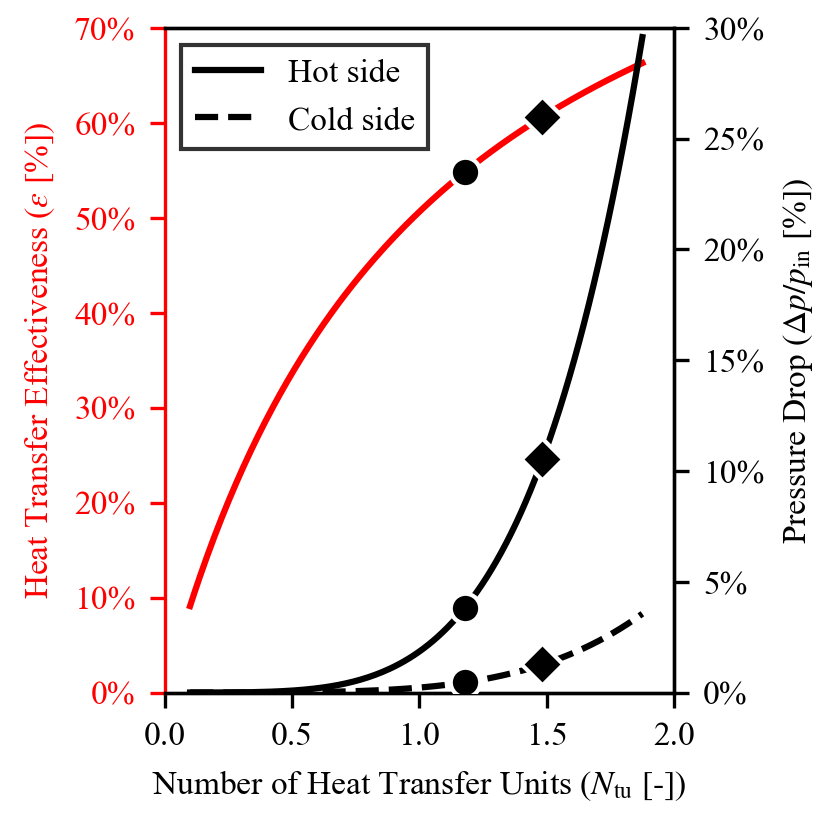

Recreate this plot in Python.
import os

import matplotlib.pyplot as plt
import numpy as np
import xflow
from xflow import calculate_pressure_drop_ratio, create_plot

save_dir = os.path.dirname(os.path.abspath(__file__))

# Helicopter defaults (hardcoded from xflow.py)
DEFAULT_PRESSURE_DROP_ASSUMPTION = "inlet_density"
DEFAULT_C_COLD_OVER_C_HOT = 0.95  # C_cold / C_hot
DEFAULT_D_R = 0.44
DEFAULT_G2_H = 2e-2
DEFAULT_ST_OVER_F = 0.4  # Assumed same for both fluids
DEFAULT_F_C_OVER_F_H = 1.0  # f_c/f_h
DEFAULT_T = 1.7  # 980/576
DEFAULT_T_DEAD_OVER_T_COLD_IN = 0.52  # 300/576
DEFAULT_P_COLD_IN_OVER_P_HOT_IN = 7.2
DEFAULT_P_HOT_IN_OVER_P_DEAD = 1.03
DEFAULT_P_DEAD_OVER_P_HOT_IN = 1.0 / DEFAULT_P_HOT_IN_OVER_P_DEAD
DEFAULT_GAMMA = 1.4
TARGET_EPS = 0.6
NTU_MATCH = 1.479  # From Helicopter case in xflow.py
DEFAULT_NTU_MAX = 2.0
SHOW_CUBIC = True

# For inlet_density assumption
DEFAULT_MOLAR_MASS_RATIO = 1.0  # M_cold / M_hot (cold/hot) - default when not specified
DEFAULT_A_R = 1.0  # A_r (cold/hot) - default when not specified

DEFAULT_DP_MAX = 0.3

# Single g^2 value for plotting
PLOT_TRIPLE_G2 = None


def save_figures(
    c_cold_over_c_hot,
    st_over_f,
    f_c_over_f_h,
    d_r,
    g2_h,
    dp_max=DEFAULT_DP_MAX,
    base_name="fig5a",
    t=DEFAULT_T,
    t_dead_over_t_cold_in=DEFAULT_T_DEAD_OVER_T_COLD_IN,
    p_cold_in_over_p_hot_in=DEFAULT_P_COLD_IN_OVER_P_HOT_IN,
    p_dead_over_p_hot_in=DEFAULT_P_DEAD_OVER_P_HOT_IN,
    gamma=DEFAULT_GAMMA,
    pressure_drop_assumption=DEFAULT_PRESSURE_DROP_ASSUMPTION,
    molar_mass_ratio=DEFAULT_MOLAR_MASS_RATIO,
    a_r=DEFAULT_A_R,
):
    """
    Save figures as SVG, TIFF, and HD PNG for conventional framework (left subplot from newfig4).
    Shows epsilon and pressure drops.
    """
    # Set font sizes to match Word (10pt = 10 points)
    font_size = 8
    plt.rcParams.update(
        {
            "font.family": "serif",
            "font.serif": ["Times New Roman"],
            "font.size": font_size,
            "mathtext.fontset": "stix",
            "axes.titlesize": font_size,
            "axes.labelsize": font_size,
            "xtick.labelsize": font_size,
            "ytick.labelsize": font_size,
            "legend.fontsize": font_size,
            "figure.titlesize": font_size,
        }
    )

    # Set SHOW_CUBIC and NTU_MATCH in xflow module before calling create_plot
    xflow.SHOW_CUBIC = SHOW_CUBIC
    xflow.NTU_MATCH = NTU_MATCH

    # Calculate pressure drop ratio based on assumption
    sigma_r = d_r * a_r if a_r is not None else None
    pressure_drop_ratio = calculate_pressure_drop_ratio(
        pressure_drop_assumption, c_cold_over_c_hot, t, d_r, molar_mass_ratio, sigma_r, p_cold_in_over_p_hot_in
    )

    # Create figure with single subplot (match fig2a: triple column 7.1 cm width)
    fig, ax = plt.subplots(1, 1, figsize=(7.1 / 2.54, 7 / 2.54))
    ax_twin = ax.twinx()  # Will be used but both pressure drops go on left axis

    # Plot epsilon and both pressure drops; capture line_eps for styling and markers
    line_eps, _, ax, ax_twin = create_plot(
        c_cold_over_c_hot,
        st_over_f,
        f_c_over_f_h,
        d_r,
        g2_h,
        ntu_max=2.0,  # NTU 0-2
        dp_max=dp_max,
        ax=ax,
        ax_twin=ax_twin,
        plot_triple_g2=PLOT_TRIPLE_G2,
        framework="conventional",
        t=t,
        t_dead_over_t_cold_in=t_dead_over_t_cold_in,
        p_cold_in_over_p_hot_in=p_cold_in_over_p_hot_in,
        p_dead_over_p_hot_in=p_dead_over_p_hot_in,
        gamma=gamma,
        pressure_drop_percent_ratio_cold_over_hot=pressure_drop_ratio,
    )
    # Remove title if present
    ax.set_title("")

    # Remove grey vertical line at NTU_MATCH (drawn by xflow when SHOW_CUBIC is True)
    for line in list(ax.get_lines()):
        x_data = line.get_xdata()
        if len(x_data) >= 2 and np.allclose(x_data, x_data[0]):
            line.remove()
            break

    # Remove existing legends (keep pressure drop on right axis, match fig2a)
    legend1 = ax.get_legend()
    if legend1:
        legend1.remove()
    legend1_twin = ax_twin.get_legend()
    if legend1_twin:
        legend1_twin.remove()

    # Left axis red like fig2a: epsilon line and axis
    line_eps.set_color("r")
    ax.spines["left"].set_color("r")
    ax.yaxis.label.set_color("r")
    ax.tick_params(axis="y", colors="r")

    # Pressure drop lines: both black, hot solid and cold dashed; legend Hot side / Cold side
    lines_dp = ax_twin.get_lines()
    if len(lines_dp) >= 2:
        lines_dp[0].set_color("k")
        lines_dp[0].set_linestyle("-")
        lines_dp[1].set_color("k")
        lines_dp[1].set_linestyle("--")
        ax.legend(
            handles=lines_dp,
            labels=["Hot side", "Cold side"],
            loc="upper left",
            # bbox_to_anchor=(1.0, 0.5),
            frameon=True,
            facecolor="white",
            edgecolor="black",
            fancybox=False,
        )

    # Set x-axis limits to 0-2 and labels to match fig2a
    ax.set_xlim(0, 2)
    ax.set_ylim(0, 0.7)
    ax.set_xlabel(r"Number of Heat Transfer Units ($N_\mathrm{tu}$ [-])")
    ax.set_ylabel(r"Heat Transfer Effectiveness ($\varepsilon$ [%])")
    ax_twin.set_ylabel(r"Pressure Drop ($\Delta p/p_{\mathrm{in}}$ [%])")

    # NTU reference and optimum values
    NTU_REF = 1.48
    NTU_OPT = 1.18

    # Markers only on the epsilon curve (not on axvline – that was causing the 4th grey x)
    x_eps = np.array(line_eps.get_xdata())
    y_eps = np.array(line_eps.get_ydata())
    idx_ref = (np.abs(x_eps - NTU_REF)).argmin()
    ax.scatter(NTU_REF, y_eps[idx_ref], marker="D", color="white", zorder=10, s=50, facecolor="black")
    idx_opt = (np.abs(x_eps - NTU_OPT)).argmin()
    ax.scatter(NTU_OPT, y_eps[idx_opt], marker="o", color="white", zorder=10, s=50, facecolor="black")

    # Same markers on right-axis (pressure drop) lines only (hot and cold, not other artists)
    for line in lines_dp:
        x_data = np.array(line.get_xdata())
        y_data = np.array(line.get_ydata())
        idx_ref = (np.abs(x_data - NTU_REF)).argmin()
        y_ref = y_data[idx_ref]
        ax_twin.scatter(NTU_REF, y_ref, marker="D", color="white", zorder=10, s=50, facecolor="black")
        idx_opt = (np.abs(x_data - NTU_OPT)).argmin()
        y_opt = y_data[idx_opt]
        ax_twin.scatter(NTU_OPT, y_opt, marker="o", color="white", zorder=10, s=50, facecolor="black")

    plt.tight_layout(pad=0.5)

    # Save as SVG
    fig.savefig(
        os.path.join(save_dir, f"{base_name}.svg"),
        dpi=300,
        facecolor="white",
        format="svg",
        bbox_inches=None,
        pad_inches=0,
    )

    # Save as TIFF
    fig.savefig(
        os.path.join(save_dir, f"{base_name}.tiff"),
        dpi=300,
        facecolor="white",
        format="tiff",
        bbox_inches=None,
        pad_inches=0,
    )

    # Save as HD PNG
    fig.savefig(
        os.path.join(save_dir, f"{base_name}.png"),
        dpi=300,
        facecolor="white",
        format="png",
        bbox_inches=None,
        pad_inches=0,
    )

    # Save as HD PDF
    fig.savefig(
        os.path.join(save_dir, f"{base_name}.pdf"),
        dpi=300,
        facecolor="white",
        format="pdf",
        bbox_inches=None,
        pad_inches=0,
    )

    plt.close(fig)
    print(f"Saved figures: {base_name}.svg, {base_name}.tiff, {base_name}.png, {base_name}.pdf")


if __name__ == "__main__":
    # Save figures with Helicopter defaults
    save_figures(
        DEFAULT_C_COLD_OVER_C_HOT,
        DEFAULT_ST_OVER_F,
        DEFAULT_F_C_OVER_F_H,
        DEFAULT_D_R,
        DEFAULT_G2_H,
        dp_max=DEFAULT_DP_MAX,
        base_name="fig5a",
        t=DEFAULT_T,
        t_dead_over_t_cold_in=DEFAULT_T_DEAD_OVER_T_COLD_IN,
        p_cold_in_over_p_hot_in=DEFAULT_P_COLD_IN_OVER_P_HOT_IN,
        p_dead_over_p_hot_in=DEFAULT_P_DEAD_OVER_P_HOT_IN,
        gamma=DEFAULT_GAMMA,
        pressure_drop_assumption=DEFAULT_PRESSURE_DROP_ASSUMPTION,
        molar_mass_ratio=DEFAULT_MOLAR_MASS_RATIO,
        a_r=DEFAULT_A_R,
    )
